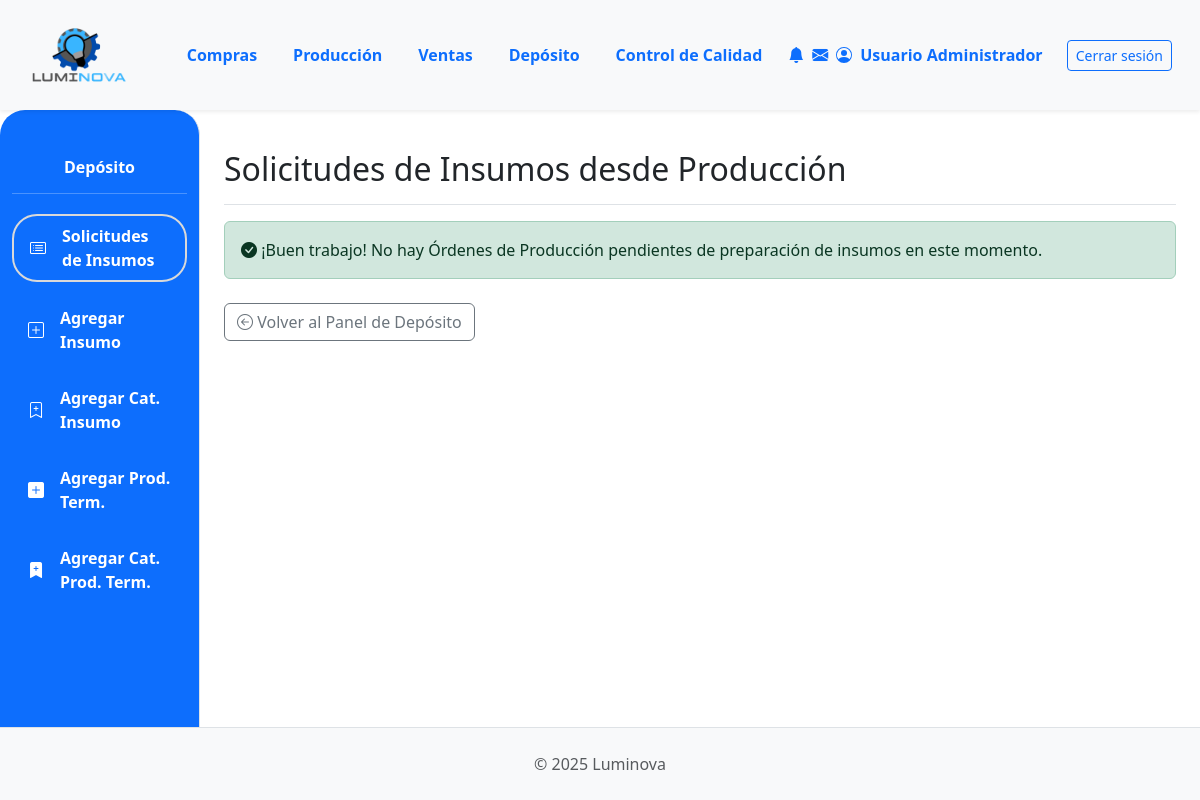
/deposito/solicitudes-insumos/ (signed in), run on an earlier commit of the app's database.
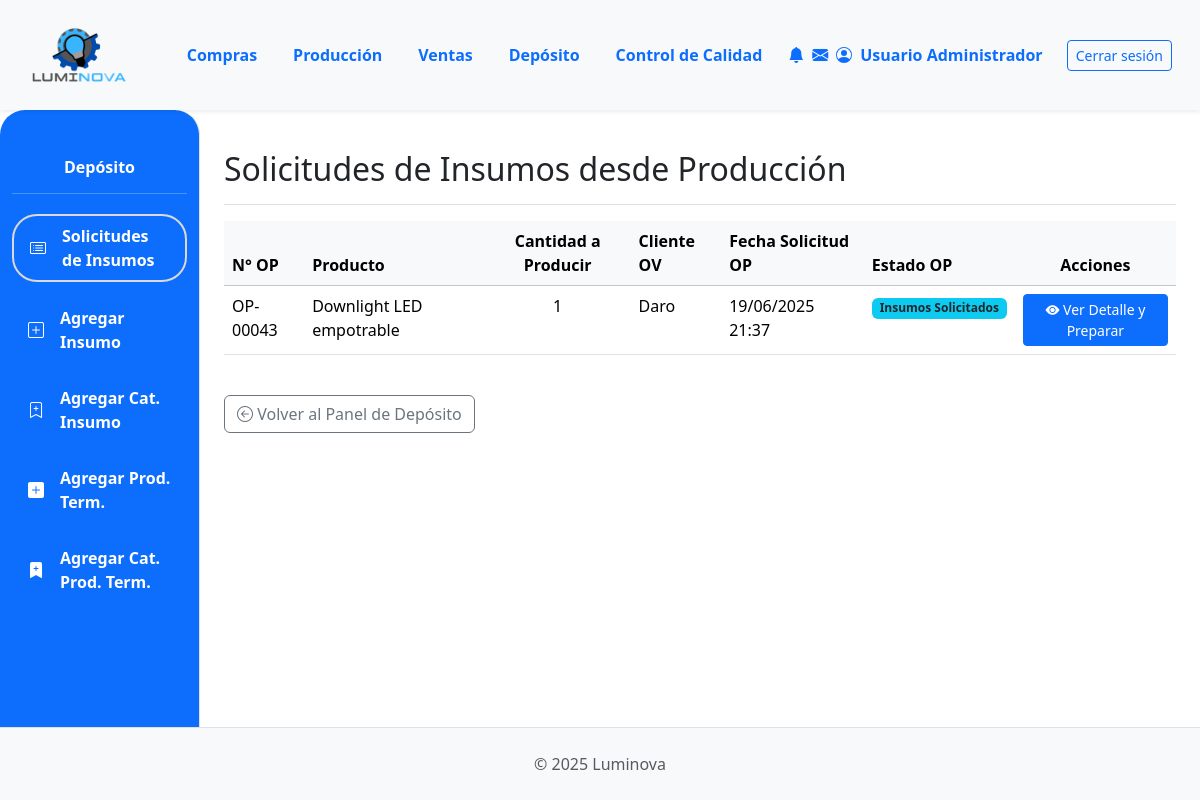
And on a later commit of the database.
### App_LUMINOVA/models.py (models this page shows, shortened)
class OrdenProduccion(models.Model):
    numero_op = models.CharField(
        max_length=20, unique=True, verbose_name="N° Orden de Producción"
    )
    orden_venta_origen = models.ForeignKey(
        OrdenVenta,
        on_delete=models.SET_NULL,
        null=True,
        blank=True,
        related_name="ops_generadas",
    )
    producto_a_producir = models.ForeignKey(
        ProductoTerminado, on_delete=models.PROTECT, related_name="ordenes_produccion"
    )
    cantidad_a_producir = models.PositiveIntegerField()
    estado_op = models.ForeignKey(
        EstadoOrden,
        on_delete=models.SET_NULL,
        null=True,
        blank=True,
        related_name="ops_estado",
    )
    fecha_solicitud = models.DateTimeField(default=timezone.now)
    fecha_inicio_real = models.DateTimeField(null=True, blank=True)
    fecha_inicio_planificada = models.DateField(
        null=True, blank=True
    )
    fecha_fin_real = models.DateTimeField(null=True, blank=True)
    fecha_fin_planificada = models.DateField(null=True, blank=True)
    sector_asignado_op = models.ForeignKey(
        SectorAsignado,
        on_delete=models.SET_NULL,
        null=True,
        blank=True,
        related_name="ops_sector",
    )
    notas = models.TextField(null=True, blank=True, verbose_name="Notas")

class ProductoTerminado(models.Model):
    descripcion = models.CharField(max_length=255)  # Aumentado max_length
    categoria = models.ForeignKey(
        CategoriaProductoTerminado,
        on_delete=models.PROTECT,
        related_name="productos_terminados",
    )
    precio_unitario = models.DecimalField(max_digits=10, decimal_places=2, default=0.00)
    stock = models.IntegerField(default=0)
    modelo = models.CharField(max_length=50, blank=True, null=True)
    potencia = models.IntegerField(blank=True, null=True)
    acabado = models.CharField(max_length=50, blank=True, null=True)
    color_luz = models.CharField(max_length=50, blank=True, null=True)
    material = models.CharField(max_length=50, blank=True, null=True)
    imagen = models.ImageField(null=True, blank=True, upload_to="productos_terminados/")

class OrdenVenta(models.Model):
    ESTADO_CHOICES = [
        ("PENDIENTE", "Pendiente Confirmación"),
        ("CONFIRMADA", "Confirmada (Esperando Producción)"),
        ("INSUMOS_SOLICITADOS", "Insumos Solicitados"),
        ("PRODUCCION_INICIADA", "Producción Iniciada"),
        ("PRODUCCION_CON_PROBLEMAS", "Producción con Problemas"),
        ("LISTA_ENTREGA", "Lista para Entrega"),
        ("COMPLETADA", "Completada/Entregada"),
        ("CANCELADA", "Cancelada"),
    ]
    numero_ov = models.CharField(
        max_length=20, unique=True, verbose_name="N° Orden de Venta"
    )
    cliente = models.ForeignKey(
        Cliente, on_delete=models.PROTECT, related_name="ordenes_venta"
    )
    fecha_creacion = models.DateTimeField(default=timezone.now)
    estado = models.CharField(
        max_length=50, choices=ESTADO_CHOICES, default="PENDIENTE"
    )
    total_ov = models.DecimalField(
        max_digits=12, decimal_places=2, default=0.00, verbose_name="Total OV"
    )
    notas = models.TextField(blank=True, null=True)

class Cliente(models.Model):
    nombre = models.CharField(max_length=150, unique=True)
    direccion = models.TextField(blank=True)
    telefono = models.CharField(max_length=25, blank=True)
    email = models.EmailField(unique=True, null=True, blank=True)

class EstadoOrden(
    models.Model
):
    nombre = models.CharField(
        max_length=50, unique=True
    )

### App_LUMINOVA/views.py (the view)
# urls.py: path('deposito/solicitudes-insumos/', deposito_solicitudes_insumos_view, name='deposito_solicitudes_insumos'),
@login_required
def deposito_solicitudes_insumos_view(request):
    ops_necesitan_insumos = OrdenProduccion.objects.none() # Inicializar con un queryset vacío
    try:
        estado_objetivo = EstadoOrden.objects.get(nombre__iexact='Insumos Solicitados')
        ops_necesitan_insumos = OrdenProduccion.objects.filter( # ASIGNACIÓN AQUÍ (Camino A)
            estado_op=estado_objetivo
        ).select_related('producto_a_producir', 'estado_op', 'orden_venta_origen__cliente').order_by('fecha_solicitud')
    except EstadoOrden.DoesNotExist:
        messages.error(request, "Error: El estado 'Insumos Solicitados' no está configurado para las Órdenes de Producción. No se pueden listar las solicitudes.")
    context = {
        'ops_necesitan_insumos_list': ops_necesitan_insumos,
        'titulo_seccion': 'Solicitudes de Insumos desde Producción'
    }
    return render(request, 'deposito/deposito_solicitudes_insumos.html', context)

### App_LUMINOVA/templates/deposito/deposito_solicitudes_insumos.html (shortened to what this page needs)
{% extends 'padre.html' %}
{% load static %}
{% load django_bootstrap5 %}
{% block sidebar_content %}
    {% include 'deposito/deposito_sidebar.html' %}
{% endblock %}
{% block content %}
<div class="d-flex justify-content-between flex-wrap flex-md-nowrap align-items-center pt-3 pb-2 mb-3 border-bottom">
    <h1 class="h2">{{ titulo_seccion }}</h1>
</div>
{% if ops_necesitan_insumos_list %}
<div class="table-responsive">
    <table class="table table-hover">
        <thead class="table-light">
            <tr>
                <th>N° OP</th>
                <th>Producto</th>
                <th class="text-center">Cantidad a Producir</th>
                <th>Cliente OV</th>
                <th>Fecha Solicitud OP</th>
                <th>Estado OP</th>
                <th class="text-center">Acciones</th>
            </tr>
        </thead>
        <tbody>
            {% for op_solicitud in ops_necesitan_insumos_list %}
            <tr>
                <td>{{ op_solicitud.numero_op }}</td>
                <td>{{ op_solicitud.producto_a_producir.descripcion|truncatechars:30 }}</td>
                <td class="text-center">{{ op_solicitud.cantidad_a_producir }}</td>
                <td>{{ op_solicitud.orden_venta_origen.cliente.nombre|default_if_none:"N/A" }}</td>
                <td>{{ op_solicitud.fecha_solicitud|date:"d/m/Y H:i" }}</td>
                <td>
                    <span class="badge bg-info text-dark">{{ op_solicitud.estado_op.nombre|default:"N/A" }}</span>
                </td>
                <td class="text-center">
                    <a href="{% url 'App_LUMINOVA:deposito_detalle_solicitud_op' op_solicitud.id %}" class="btn btn-sm btn-primary">
                        <i class="bi bi-eye-fill"></i> Ver Detalle y Preparar
                    </a>
                </td>
            </tr>
            {% endfor %}
        </tbody>
    </table>
</div>
{% else %}
<div class="alert alert-success mt-3" role="alert">
    <i class="bi bi-check-circle-fill"></i> ¡Buen trabajo! No hay Órdenes de Producción pendientes de preparación de insumos en este momento.
</div>
{% endif %}
<div class="mt-4">
    <a href="{% url 'App_LUMINOVA:deposito_view' %}" class="btn btn-outline-secondary">
        <i class="bi bi-arrow-left-circle"></i> Volver al Panel de Depósito
    </a>
</div>
{% endblock %}

What changed in the data, as far as the page shows it:
added OrdenProduccion: numero_op "OP-00043", producto_a_producir.descripcion "Downlight LED empotrable", cantidad_a_producir "1", orden_venta_origen.cliente.nombre "Daro", fecha_solicitud "19/06/2025 21:37", estado_op.nombre "Insumos Solicitados"
Also different on the page:
text no longer shown: "¡Buen trabajo! No hay Órdenes de Producción pendientes de preparación de insumos en este momento."
text now shown: "N° OP Producto Cantidad a Producir Cliente OV Fecha Solicitud OP Estado OP Acciones"
